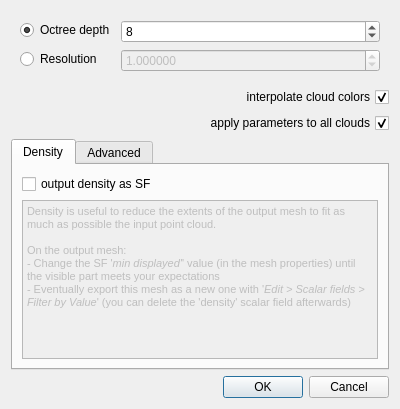
<?xml version="1.0" encoding="UTF-8"?>
<ui version="4.0">
 <class>PoissonReconParamDialog</class>
 <widget class="QDialog" name="PoissonReconParamDialog">
  <property name="geometry">
   <rect>
    <x>0</x>
    <y>0</y>
    <width>400</width>
    <height>409</height>
   </rect>
  </property>
  <property name="windowTitle">
   <string>Poisson Surface Reconstruction</string>
  </property>
  <layout class="QVBoxLayout" name="verticalLayout">
   <item>
    <widget class="QFrame" name="ResolutionFrame">
     <layout class="QFormLayout" name="formLayout">
      <item row="0" column="0">
       <widget class="QRadioButton" name="depthRadioButton">
        <property name="text">
         <string>Octree depth</string>
        </property>
        <property name="checked">
         <bool>true</bool>
        </property>
       </widget>
      </item>
      <item row="0" column="1">
       <widget class="QSpinBox" name="depthSpinBox">
        <property name="toolTip">
         <string>The maximum depth of the tree that will be used for surface reconstruction</string>
        </property>
        <property name="minimum">
         <number>4</number>
        </property>
        <property name="maximum">
         <number>24</number>
        </property>
        <property name="value">
         <number>8</number>
        </property>
       </widget>
      </item>
      <item row="1" column="0">
       <widget class="QRadioButton" name="resolutionRadioButton">
        <property name="text">
         <string>Resolution</string>
        </property>
       </widget>
      </item>
      <item row="1" column="1">
       <widget class="QDoubleSpinBox" name="resolutionDoubleSpinBox">
        <property name="enabled">
         <bool>false</bool>
        </property>
        <property name="decimals">
         <number>6</number>
        </property>
        <property name="maximum">
         <double>1000000.000000000000000</double>
        </property>
        <property name="value">
         <double>1.000000000000000</double>
        </property>
       </widget>
      </item>
     </layout>
    </widget>
   </item>
   <item>
    <widget class="QCheckBox" name="importColorsCheckBox">
     <property name="layoutDirection">
      <enum>Qt::RightToLeft</enum>
     </property>
     <property name="text">
      <string>interpolate cloud colors</string>
     </property>
     <property name="checked">
      <bool>true</bool>
     </property>
    </widget>
   </item>
   <item>
    <widget class="QCheckBox" name="applyParamsAllCloudsCheckBox">
     <property name="layoutDirection">
      <enum>Qt::RightToLeft</enum>
     </property>
     <property name="text">
      <string>apply parameters to all clouds</string>
     </property>
     <property name="checked">
      <bool>true</bool>
     </property>
     <property name="tristate">
      <bool>false</bool>
     </property>
    </widget>
   </item>
   <item>
    <widget class="QTabWidget" name="tabWidget">
     <property name="currentIndex">
      <number>0</number>
     </property>
     <widget class="QWidget" name="tabDensity">
      <attribute name="title">
       <string>Density</string>
      </attribute>
      <layout class="QVBoxLayout" name="verticalLayout_3">
       <item>
        <widget class="QCheckBox" name="densityCheckBox">
         <property name="toolTip">
          <string>If this flag is enabled, the sampling density is output as a scalar field</string>
         </property>
         <property name="text">
          <string>output density as SF</string>
         </property>
        </widget>
       </item>
       <item>
        <widget class="QTextEdit" name="textEdit">
         <property name="enabled">
          <bool>false</bool>
         </property>
         <property name="html">
          <string>&lt;!DOCTYPE HTML PUBLIC &quot;-//W3C//DTD HTML 4.0//EN&quot; &quot;http://www.w3.org/TR/REC-html40/strict.dtd&quot;&gt;
&lt;html&gt;&lt;head&gt;&lt;meta name=&quot;qrichtext&quot; content=&quot;1&quot; /&gt;&lt;style type=&quot;text/css&quot;&gt;
p, li { white-space: pre-wrap; }
&lt;/style&gt;&lt;/head&gt;&lt;body style=&quot; font-family:'SimSun'; font-size:9pt; font-weight:400; font-style:normal;&quot;&gt;
&lt;p style=&quot; margin-top:0px; margin-bottom:0px; margin-left:0px; margin-right:0px; -qt-block-indent:0; text-indent:0px;&quot;&gt;&lt;span style=&quot; font-family:'MS Shell Dlg 2'; font-size:8pt;&quot;&gt;Density is useful to reduce the extents of the output mesh to fit as much as possible the input point cloud.&lt;/span&gt;&lt;/p&gt;
&lt;p style=&quot;-qt-paragraph-type:empty; margin-top:0px; margin-bottom:0px; margin-left:0px; margin-right:0px; -qt-block-indent:0; text-indent:0px; font-family:'MS Shell Dlg 2'; font-size:8pt;&quot;&gt;&lt;br /&gt;&lt;/p&gt;
&lt;p style=&quot; margin-top:0px; margin-bottom:0px; margin-left:0px; margin-right:0px; -qt-block-indent:0; text-indent:0px;&quot;&gt;&lt;span style=&quot; font-family:'MS Shell Dlg 2'; font-size:8pt;&quot;&gt;On the output mesh:&lt;/span&gt;&lt;/p&gt;
&lt;p style=&quot; margin-top:0px; margin-bottom:0px; margin-left:0px; margin-right:0px; -qt-block-indent:0; text-indent:0px;&quot;&gt;&lt;span style=&quot; font-family:'MS Shell Dlg 2'; font-size:8pt;&quot;&gt;- Change the SF '&lt;/span&gt;&lt;span style=&quot; font-family:'MS Shell Dlg 2'; font-size:8pt; font-style:italic;&quot;&gt;min displayed'&lt;/span&gt;&lt;span style=&quot; font-family:'MS Shell Dlg 2'; font-size:8pt;&quot;&gt;' value (in the mesh properties) until the visible part meets your expectations&lt;/span&gt;&lt;/p&gt;
&lt;p style=&quot; margin-top:0px; margin-bottom:0px; margin-left:0px; margin-right:0px; -qt-block-indent:0; text-indent:0px;&quot;&gt;&lt;span style=&quot; font-family:'MS Shell Dlg 2'; font-size:8pt;&quot;&gt;- Eventually export this mesh as a new one with '&lt;/span&gt;&lt;span style=&quot; font-family:'MS Shell Dlg 2'; font-size:8pt; font-style:italic;&quot;&gt;Edit &amp;gt; Scalar fields &amp;gt; Filter by Value&lt;/span&gt;&lt;span style=&quot; font-family:'MS Shell Dlg 2'; font-size:8pt;&quot;&gt;' (you can delete the 'density' scalar field afterwards) &lt;/span&gt;&lt;/p&gt;&lt;/body&gt;&lt;/html&gt;</string>
         </property>
        </widget>
       </item>
      </layout>
     </widget>
     <widget class="QWidget" name="tabAdvanced">
      <attribute name="title">
       <string>Advanced</string>
      </attribute>
      <layout class="QFormLayout" name="formLayout_2">
       <item row="1" column="0">
        <widget class="QLabel" name="label_4">
         <property name="text">
          <string>boundary</string>
         </property>
        </widget>
       </item>
       <item row="1" column="1">
        <widget class="QComboBox" name="boundaryComboBox">
         <property name="currentText">
          <string>Neumann</string>
         </property>
         <property name="currentIndex">
          <number>2</number>
         </property>
         <item>
          <property name="text">
           <string>Free</string>
          </property>
         </item>
         <item>
          <property name="text">
           <string>Dirichlet</string>
          </property>
         </item>
         <item>
          <property name="text">
           <string>Neumann</string>
          </property>
         </item>
         <item>
          <property name="text">
           <string>Count</string>
          </property>
         </item>
        </widget>
       </item>
       <item row="3" column="0">
        <widget class="QLabel" name="label_5">
         <property name="toolTip">
          <string>The importance that interpolation of the point samples is given in the formulation of the screened Poisson equation</string>
         </property>
         <property name="text">
          <string>point weight</string>
         </property>
        </widget>
       </item>
       <item row="3" column="1">
        <widget class="QDoubleSpinBox" name="weightDoubleSpinBox">
         <property name="toolTip">
          <string>&lt;html&gt;&lt;head/&gt;&lt;body&gt;&lt;p&gt;Interpolation weight (twice the b-spline degree by default)&lt;/p&gt;&lt;/body&gt;&lt;/html&gt;</string>
         </property>
         <property name="maximum">
          <double>999.990000000000009</double>
         </property>
         <property name="value">
          <double>2.000000000000000</double>
         </property>
        </widget>
       </item>
       <item row="4" column="0">
        <widget class="QCheckBox" name="linearFitCheckBox">
         <property name="toolTip">
          <string>Enabling this flag has the reconstructor use linear interpolation to estimate the positions of iso-vertices.</string>
         </property>
         <property name="text">
          <string>Linear fit</string>
         </property>
         <property name="checked">
          <bool>true</bool>
         </property>
        </widget>
       </item>
       <item row="2" column="0">
        <widget class="QLabel" name="label_3">
         <property name="toolTip">
          <string>The minimum number of sample points that should fall within an octree node
as the octree construction is adapted to sampling density. For noise-free
samples, small values in the range [1.0 - 5.0] can be used. For more noisy
samples, larger values in the range [15.0 - 20.0] may be needed to provide
a smoother, noise-reduced, reconstruction.</string>
         </property>
         <property name="text">
          <string>samples per node</string>
         </property>
        </widget>
       </item>
       <item row="2" column="1">
        <widget class="QDoubleSpinBox" name="samplesPerNodeSpinBox">
         <property name="toolTip">
          <string>&lt;html&gt;&lt;head/&gt;&lt;body&gt;&lt;p&gt;Minimum number of sample points that should fall within an octree node as the octree construction is adapted to sampling density.&lt;/p&gt;&lt;p&gt;For noise-free samples, small values in the range [1.0 - 5.0] can be used.&lt;/p&gt;&lt;p&gt;&lt;span style=&quot; font-weight:600; color:#ff0000;&quot;&gt;For more noisy samples&lt;/span&gt;, larger values in the range [15.0 - 20.0] may be needed to provide a smoother, noise-reduced, reconstruction.&lt;/p&gt;&lt;/body&gt;&lt;/html&gt;</string>
         </property>
         <property name="decimals">
          <number>2</number>
         </property>
         <property name="minimum">
          <double>1.000000000000000</double>
         </property>
         <property name="maximum">
          <double>20.000000000000000</double>
         </property>
         <property name="singleStep">
          <double>0.500000000000000</double>
         </property>
         <property name="value">
          <double>1.500000000000000</double>
         </property>
        </widget>
       </item>
      </layout>
     </widget>
    </widget>
   </item>
   <item>
    <spacer name="verticalSpacer">
     <property name="orientation">
      <enum>Qt::Vertical</enum>
     </property>
     <property name="sizeHint" stdset="0">
      <size>
       <width>20</width>
       <height>23</height>
      </size>
     </property>
    </spacer>
   </item>
   <item>
    <widget class="QDialogButtonBox" name="buttonBox">
     <property name="orientation">
      <enum>Qt::Horizontal</enum>
     </property>
     <property name="standardButtons">
      <set>QDialogButtonBox::Cancel|QDialogButtonBox::Ok</set>
     </property>
    </widget>
   </item>
  </layout>
 </widget>
 <resources/>
 <connections>
  <connection>
   <sender>buttonBox</sender>
   <signal>accepted()</signal>
   <receiver>PoissonReconParamDialog</receiver>
   <slot>accept()</slot>
   <hints>
    <hint type="sourcelabel">
     <x>248</x>
     <y>254</y>
    </hint>
    <hint type="destinationlabel">
     <x>157</x>
     <y>274</y>
    </hint>
   </hints>
  </connection>
  <connection>
   <sender>buttonBox</sender>
   <signal>rejected()</signal>
   <receiver>PoissonReconParamDialog</receiver>
   <slot>reject()</slot>
   <hints>
    <hint type="sourcelabel">
     <x>316</x>
     <y>260</y>
    </hint>
    <hint type="destinationlabel">
     <x>286</x>
     <y>274</y>
    </hint>
   </hints>
  </connection>
  <connection>
   <sender>densityCheckBox</sender>
   <signal>toggled(bool)</signal>
   <receiver>textEdit</receiver>
   <slot>setEnabled(bool)</slot>
   <hints>
    <hint type="sourcelabel">
     <x>198</x>
     <y>99</y>
    </hint>
    <hint type="destinationlabel">
     <x>198</x>
     <y>206</y>
    </hint>
   </hints>
  </connection>
  <connection>
   <sender>depthRadioButton</sender>
   <signal>toggled(bool)</signal>
   <receiver>depthSpinBox</receiver>
   <slot>setEnabled(bool)</slot>
   <hints>
    <hint type="sourcelabel">
     <x>62</x>
     <y>23</y>
    </hint>
    <hint type="destinationlabel">
     <x>236</x>
     <y>23</y>
    </hint>
   </hints>
  </connection>
  <connection>
   <sender>resolutionRadioButton</sender>
   <signal>toggled(bool)</signal>
   <receiver>resolutionDoubleSpinBox</receiver>
   <slot>setEnabled(bool)</slot>
   <hints>
    <hint type="sourcelabel">
     <x>55</x>
     <y>52</y>
    </hint>
    <hint type="destinationlabel">
     <x>236</x>
     <y>52</y>
    </hint>
   </hints>
  </connection>
 </connections>
</ui>
